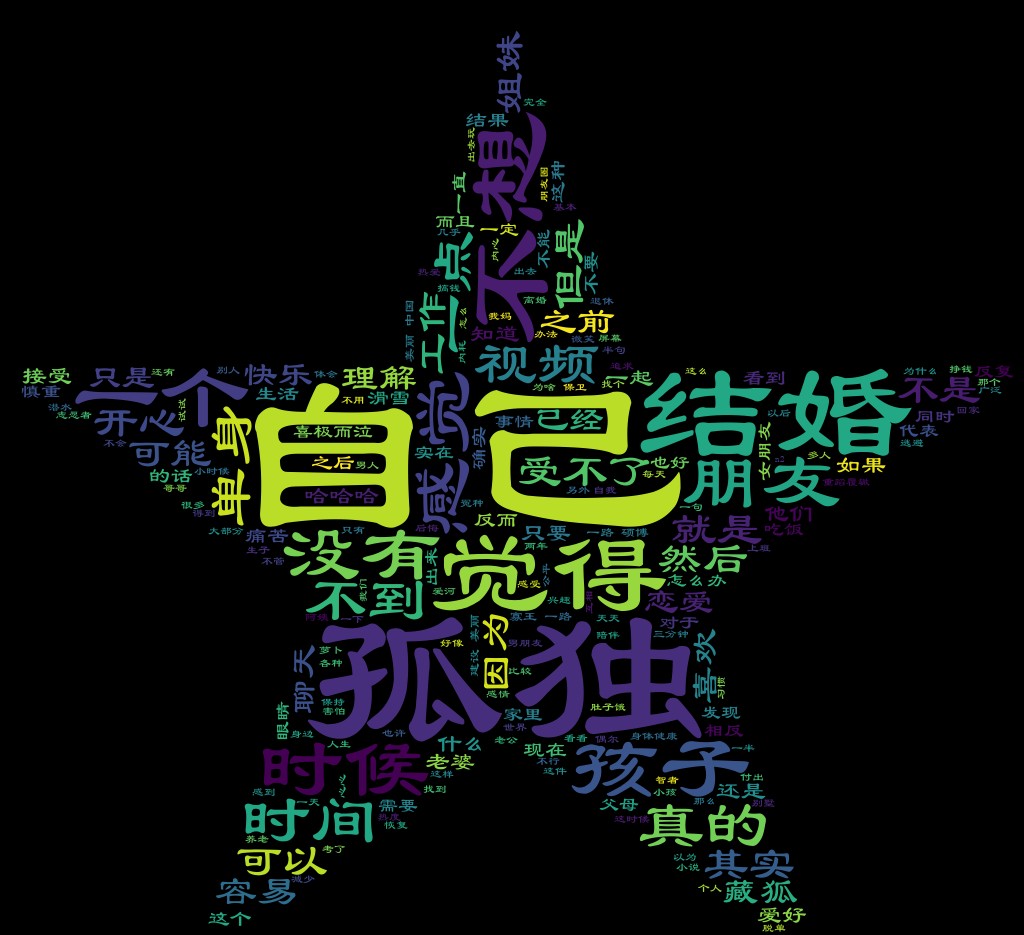

Recreate this plot in Python.

"""
词云
"""

# 导包
import requests
import re
from wordcloud import WordCloud
import jieba
from PIL import Image    # 对图片进行操作
import numpy as np       # 把图片转换成数组

# 获取源码
url="https://api.bilibili.com/x/v2/reply/main?csrf=8c210c32620c05f3974b9ee52b3db94a&mode=3&oid=683586187&pagination_str=%7B%22offset%22:%22%22%7D&plat=1&seek_rpid=&type=1"
headers={
    "User-Agent":"Mozilla/5.0 (Windows NT 10.0; Win64; x64) AppleWebKit/537.36 (KHTML, like Gecko) Chrome/113.0.0.0 Safari/537.36",
    "Referer":"https://www.bilibili.com/video/BV1VS4y1w7zS/?spm_id_from=333.337.search-card.all.click&vd_source=5d9345d36cb27683986204c09e79a610",
    "Cookie":"buvid3=76D2F9CB-512F-BB2F-AA25-22D65E8AE08333576infoc; b_nut=1685087433; i-wanna-go-back=-1; b_ut=7; b_lsid=BFD1036F3_1885709B643; bsource=search_baidu; _uuid=8EB28DF3-62F8-8B6A-C792-8557A104EC32934317infoc; FEED_LIVE_VERSION=V8; header_theme_version=undefined; home_feed_column=4; browser_resolution=1234-892; buvid_fp=518d8f40bcb8035e3002ca4fc26e19ef; SESSDATA=c88239c4%2C1700639476%2C49395%2A52; bili_jct=8c210c32620c05f3974b9ee52b3db94a; DedeUserID=474520936; DedeUserID__ckMd5=2f38c5f08dfc5f98; sid=6i1cuubc; nostalgia_conf=-1; CURRENT_FNVAL=4048; rpdid=0z9ZwfQlIo|Fazq3Dv|2SDm|3w1Q2seW; buvid4=D48235A3-F6E6-DCC1-1C73-24B7CF5545A034464-023052615-7XDfT9HnZ743D2Ddi6PU4pD26M8LkfU4/HB7Km++YmBOTPk8+Rvh6Q%3D%3D"
}
res=requests.get(url=url,headers=headers)
# print(res.content.decode())

# 解析
messages=re.findall(r'"message":"(.*?)"',res.content.decode())[1:67]

# 写入到本地
f=open("E:/python数据/b站评论.txt","w",encoding="UTF-8")
for i in messages:
    f.write(i)
    f.write("\n")
f.close()


f=open("E:/python数据/b站评论.txt","r",encoding="UTF-8")
text=f.read()
f.close()


data=jieba.lcut(text)      # 剔除一些单词：doge、回复
# print(data)
ls=[]
for i in data:      # 去除一个词的单词
    if len(i)==1 or i=='doge' or i=='回复':
        continue
    else:
        ls.append(i)
# print(ls)
words=" ".join(ls)  # 以空格分隔词语
# print(words)


mask=np.array(Image.open("E:/python数据/五角星.jpg"))
# print(type(Image.open("E:/心形.jpg")))  # <class 'PIL.JpegImagePlugin.JpegImageFile'>
wc2=WordCloud(font_path="C:\Windows\Fonts\SIMLI.TTF",mask=mask)
wc2.generate(words)
wc2.to_file("01 b站评论词云.png")
